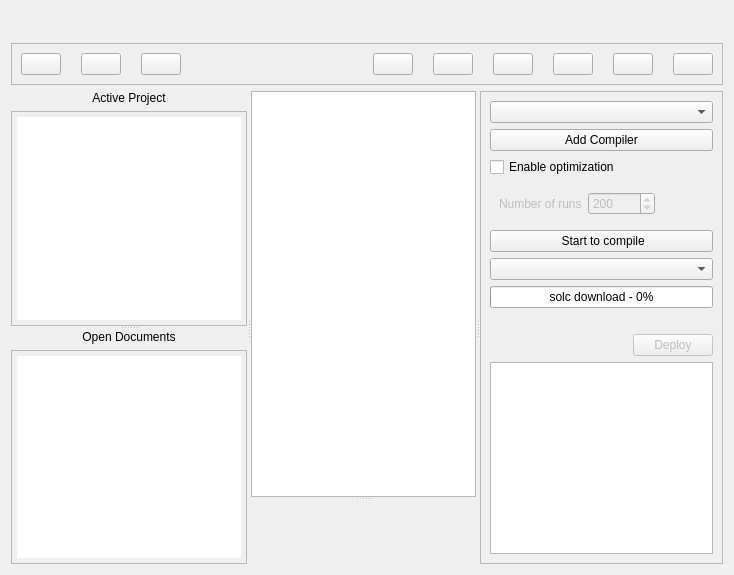
<?xml version="1.0" encoding="UTF-8"?>
<ui version="4.0">
 <class>EditContract</class>
 <widget class="QWidget" name="EditContract">
  <property name="geometry">
   <rect>
    <x>0</x>
    <y>0</y>
    <width>734</width>
    <height>575</height>
   </rect>
  </property>
  <property name="minimumSize">
   <size>
    <width>0</width>
    <height>100</height>
   </size>
  </property>
  <property name="windowTitle">
   <string>Lux Solidity IDE</string>
  </property>
  <property name="styleSheet">
   <string notr="true"/>
  </property>
  <layout class="QVBoxLayout" name="verticalLayout_6">
   <property name="topMargin">
    <number>2</number>
   </property>
   <item>
    <widget class="QLabel" name="labelFileName">
     <property name="text">
      <string/>
     </property>
     <property name="textFormat">
      <enum>Qt::PlainText</enum>
     </property>
     <property name="alignment">
      <set>Qt::AlignCenter</set>
     </property>
    </widget>
   </item>
   <item>
    <widget class="QFrame" name="toolsFrame">
     <property name="frameShape">
      <enum>QFrame::StyledPanel</enum>
     </property>
     <property name="frameShadow">
      <enum>QFrame::Raised</enum>
     </property>
     <layout class="QHBoxLayout" name="horizontalLayout">
      <property name="spacing">
       <number>20</number>
      </property>
      <item>
       <widget class="QPushButton" name="pushButtonSearch">
        <property name="toolTip">
         <string>Search</string>
        </property>
        <property name="text">
         <string/>
        </property>
        <property name="icon">
         <iconset resource="../lux.qrc">
          <normaloff>:/icons/res/icons/find.png</normaloff>:/icons/res/icons/find.png</iconset>
        </property>
       </widget>
      </item>
      <item>
       <widget class="QPushButton" name="pushButtonRedo">
        <property name="toolTip">
         <string>Redo</string>
        </property>
        <property name="text">
         <string/>
        </property>
        <property name="icon">
         <iconset resource="../lux.qrc">
          <normaloff>:/icons/res/icons/redo.png</normaloff>:/icons/res/icons/redo.png</iconset>
        </property>
       </widget>
      </item>
      <item>
       <widget class="QPushButton" name="pushButtonUndo">
        <property name="toolTip">
         <string>Undo</string>
        </property>
        <property name="text">
         <string/>
        </property>
        <property name="icon">
         <iconset resource="../lux.qrc">
          <normaloff>:/icons/res/icons/undo.png</normaloff>:/icons/res/icons/undo.png</iconset>
        </property>
       </widget>
      </item>
      <item>
       <spacer name="horizontalSpacer">
        <property name="orientation">
         <enum>Qt::Horizontal</enum>
        </property>
        <property name="sizeHint" stdset="0">
         <size>
          <width>40</width>
          <height>20</height>
         </size>
        </property>
       </spacer>
      </item>
      <item>
       <widget class="QPushButton" name="pushButtonSaveFile">
        <property name="text">
         <string/>
        </property>
        <property name="icon">
         <iconset resource="../lux.qrc">
          <normaloff>:/icons/res/icons/saveFile.png</normaloff>:/icons/res/icons/saveFile.png</iconset>
        </property>
       </widget>
      </item>
      <item>
       <widget class="QPushButton" name="pushButtonSaveFileAs">
        <property name="text">
         <string/>
        </property>
        <property name="icon">
         <iconset resource="../lux.qrc">
          <normaloff>:/icons/res/icons/saveFileAs.png</normaloff>:/icons/res/icons/saveFileAs.png</iconset>
        </property>
       </widget>
      </item>
      <item>
       <widget class="QPushButton" name="pushButtonSaveAllFiles">
        <property name="text">
         <string/>
        </property>
        <property name="icon">
         <iconset resource="../lux.qrc">
          <normaloff>:/icons/res/icons/saveAllFiles.png</normaloff>:/icons/res/icons/saveAllFiles.png</iconset>
        </property>
       </widget>
      </item>
      <item>
       <widget class="QPushButton" name="pushButtonOpenFile">
        <property name="text">
         <string/>
        </property>
        <property name="icon">
         <iconset resource="../lux.qrc">
          <normaloff>:/icons/res/icons/openFile.png</normaloff>:/icons/res/icons/openFile.png</iconset>
        </property>
       </widget>
      </item>
      <item>
       <widget class="QPushButton" name="pushButtonNewFile">
        <property name="text">
         <string/>
        </property>
        <property name="icon">
         <iconset resource="../lux.qrc">
          <normaloff>:/icons/res/icons/newFile.png</normaloff>:/icons/res/icons/newFile.png</iconset>
        </property>
       </widget>
      </item>
      <item>
       <widget class="QPushButton" name="pushButtonWizard">
        <property name="text">
         <string/>
        </property>
        <property name="icon">
         <iconset resource="../lux.qrc">
          <normaloff>:/icons/res/icons/wizard.png</normaloff>:/icons/res/icons/wizard.png</iconset>
        </property>
       </widget>
      </item>
     </layout>
    </widget>
   </item>
   <item>
    <widget class="QSplitter" name="splitterEditCode">
     <property name="orientation">
      <enum>Qt::Horizontal</enum>
     </property>
     <widget class="QSplitter" name="splitter_2">
      <property name="orientation">
       <enum>Qt::Vertical</enum>
      </property>
      <widget class="QWidget" name="wgtLayoutCurrentProject" native="true">
       <layout class="QVBoxLayout" name="verticalLayout_5">
        <item>
         <widget class="QLabel" name="labelCurrentProjectTytle">
          <property name="text">
           <string>Active Project</string>
          </property>
          <property name="alignment">
           <set>Qt::AlignCenter</set>
          </property>
         </widget>
        </item>
        <item>
         <widget class="QFrame" name="frameWidgetCurrentProject">
          <property name="frameShape">
           <enum>QFrame::StyledPanel</enum>
          </property>
          <property name="frameShadow">
           <enum>QFrame::Raised</enum>
          </property>
          <layout class="QHBoxLayout" name="horizontalLayout_4">
           <property name="leftMargin">
            <number>5</number>
           </property>
           <property name="topMargin">
            <number>5</number>
           </property>
           <property name="rightMargin">
            <number>5</number>
           </property>
           <property name="bottomMargin">
            <number>5</number>
           </property>
           <item>
            <widget class="QTreeWidget" name="treeWidgetCurrentProject">
             <property name="sizePolicy">
              <sizepolicy hsizetype="Preferred" vsizetype="Expanding">
               <horstretch>0</horstretch>
               <verstretch>0</verstretch>
              </sizepolicy>
             </property>
             <property name="minimumSize">
              <size>
               <width>200</width>
               <height>0</height>
              </size>
             </property>
             <property name="frameShape">
              <enum>QFrame::NoFrame</enum>
             </property>
             <attribute name="headerVisible">
              <bool>false</bool>
             </attribute>
             <attribute name="headerCascadingSectionResizes">
              <bool>false</bool>
             </attribute>
             <attribute name="headerDefaultSectionSize">
              <number>100</number>
             </attribute>
             <attribute name="headerStretchLastSection">
              <bool>true</bool>
             </attribute>
             <column>
              <property name="text">
               <string/>
              </property>
             </column>
            </widget>
           </item>
          </layout>
         </widget>
        </item>
       </layout>
      </widget>
      <widget class="QWidget" name="wgtLayoutOpenFiles" native="true">
       <layout class="QVBoxLayout" name="verticalLayout_4">
        <item>
         <widget class="QLabel" name="labelAllOpenFilesTytle">
          <property name="text">
           <string>Open Documents</string>
          </property>
          <property name="alignment">
           <set>Qt::AlignCenter</set>
          </property>
         </widget>
        </item>
        <item>
         <widget class="QFrame" name="frameAllOpenFiles">
          <property name="frameShape">
           <enum>QFrame::StyledPanel</enum>
          </property>
          <property name="frameShadow">
           <enum>QFrame::Raised</enum>
          </property>
          <layout class="QVBoxLayout" name="verticalLayout_3">
           <property name="leftMargin">
            <number>5</number>
           </property>
           <property name="topMargin">
            <number>5</number>
           </property>
           <property name="rightMargin">
            <number>5</number>
           </property>
           <property name="bottomMargin">
            <number>5</number>
           </property>
           <item>
            <widget class="QListView" name="listViewAllOpenFiles">
             <property name="sizePolicy">
              <sizepolicy hsizetype="Preferred" vsizetype="Expanding">
               <horstretch>0</horstretch>
               <verstretch>0</verstretch>
              </sizepolicy>
             </property>
             <property name="minimumSize">
              <size>
               <width>200</width>
               <height>0</height>
              </size>
             </property>
             <property name="frameShape">
              <enum>QFrame::NoFrame</enum>
             </property>
            </widget>
           </item>
          </layout>
         </widget>
        </item>
       </layout>
      </widget>
     </widget>
     <widget class="QWidget" name="layoutWidget">
      <layout class="QVBoxLayout" name="verticalLayout_2">
       <item>
        <widget class="QSplitter" name="splitter">
         <property name="orientation">
          <enum>Qt::Vertical</enum>
         </property>
         <widget class="CodeEditor" name="codeEdit"/>
         <widget class="FindWidget" name="wgtFindResults" native="true"/>
        </widget>
       </item>
      </layout>
     </widget>
     <widget class="QFrame" name="frameBuild">
      <property name="minimumSize">
       <size>
        <width>0</width>
        <height>0</height>
       </size>
      </property>
      <property name="maximumSize">
       <size>
        <width>16777215</width>
        <height>16777215</height>
       </size>
      </property>
      <property name="frameShape">
       <enum>QFrame::StyledPanel</enum>
      </property>
      <property name="frameShadow">
       <enum>QFrame::Raised</enum>
      </property>
      <layout class="QVBoxLayout" name="verticalLayout">
       <item>
        <widget class="QComboBox" name="comboBoxCompilerVersion"/>
       </item>
       <item>
        <widget class="QPushButton" name="pushButtonAddCompiler">
         <property name="text">
          <string>Add Compiler</string>
         </property>
        </widget>
       </item>
       <item>
        <widget class="QCheckBox" name="checkBoxOptimization">
         <property name="text">
          <string>Enable optimization</string>
         </property>
        </widget>
       </item>
       <item>
        <widget class="QWidget" name="widgetRuns" native="true">
         <property name="enabled">
          <bool>false</bool>
         </property>
         <layout class="QHBoxLayout" name="horizontalLayout_2">
          <item>
           <widget class="QLabel" name="labelRunsTytle">
            <property name="text">
             <string>Number of runs</string>
            </property>
           </widget>
          </item>
          <item>
           <widget class="QSpinBox" name="spinBoxRuns">
            <property name="minimum">
             <number>1</number>
            </property>
            <property name="maximum">
             <number>999999999</number>
            </property>
            <property name="value">
             <number>200</number>
            </property>
           </widget>
          </item>
          <item>
           <spacer name="horizontalSpacer_2">
            <property name="orientation">
             <enum>Qt::Horizontal</enum>
            </property>
            <property name="sizeHint" stdset="0">
             <size>
              <width>40</width>
              <height>20</height>
             </size>
            </property>
           </spacer>
          </item>
         </layout>
        </widget>
       </item>
       <item>
        <widget class="QPushButton" name="pushButtonBuild">
         <property name="maximumSize">
          <size>
           <width>16777215</width>
           <height>25</height>
          </size>
         </property>
         <property name="toolTip">
          <string/>
         </property>
         <property name="text">
          <string> Start to compile</string>
         </property>
         <property name="icon">
          <iconset resource="../lux.qrc">
           <normaloff>:/icons/res/icons/compile.png</normaloff>:/icons/res/icons/compile.png</iconset>
         </property>
         <property name="iconSize">
          <size>
           <width>14</width>
           <height>14</height>
          </size>
         </property>
        </widget>
       </item>
       <item>
        <widget class="QComboBox" name="comboBoxChooseDeploy"/>
       </item>
       <item>
        <widget class="QProgressBar" name="progressBarDownloadSolc">
         <property name="value">
          <number>0</number>
         </property>
         <property name="alignment">
          <set>Qt::AlignCenter</set>
         </property>
         <property name="invertedAppearance">
          <bool>false</bool>
         </property>
         <property name="format">
          <string>solc download - %p%</string>
         </property>
        </widget>
       </item>
       <item>
        <widget class="QLabel" name="labelBuildStatus">
         <property name="text">
          <string/>
         </property>
         <property name="alignment">
          <set>Qt::AlignCenter</set>
         </property>
        </widget>
       </item>
       <item>
        <layout class="QHBoxLayout" name="horizontalLayout_3">
         <item>
          <spacer name="horizontalSpacer_3">
           <property name="orientation">
            <enum>Qt::Horizontal</enum>
           </property>
           <property name="sizeHint" stdset="0">
            <size>
             <width>40</width>
             <height>20</height>
            </size>
           </property>
          </spacer>
         </item>
         <item>
          <widget class="QPushButton" name="pushButtonDeploy">
           <property name="enabled">
            <bool>false</bool>
           </property>
           <property name="text">
            <string>Deploy</string>
           </property>
          </widget>
         </item>
        </layout>
       </item>
       <item>
        <widget class="QListWidget" name="listWidgetErrWarnings">
         <property name="styleSheet">
          <string notr="true"/>
         </property>
         <property name="spacing">
          <number>10</number>
         </property>
        </widget>
       </item>
      </layout>
     </widget>
    </widget>
   </item>
  </layout>
 </widget>
 <customwidgets>
  <customwidget>
   <class>CodeEditor</class>
   <extends>QPlainTextEdit</extends>
   <header>codeeditor.h</header>
  </customwidget>
  <customwidget>
   <class>FindWidget</class>
   <extends>QWidget</extends>
   <header>find/findwidget.h</header>
   <container>1</container>
  </customwidget>
 </customwidgets>
 <resources>
  <include location="../lux.qrc"/>
 </resources>
 <connections/>
</ui>
